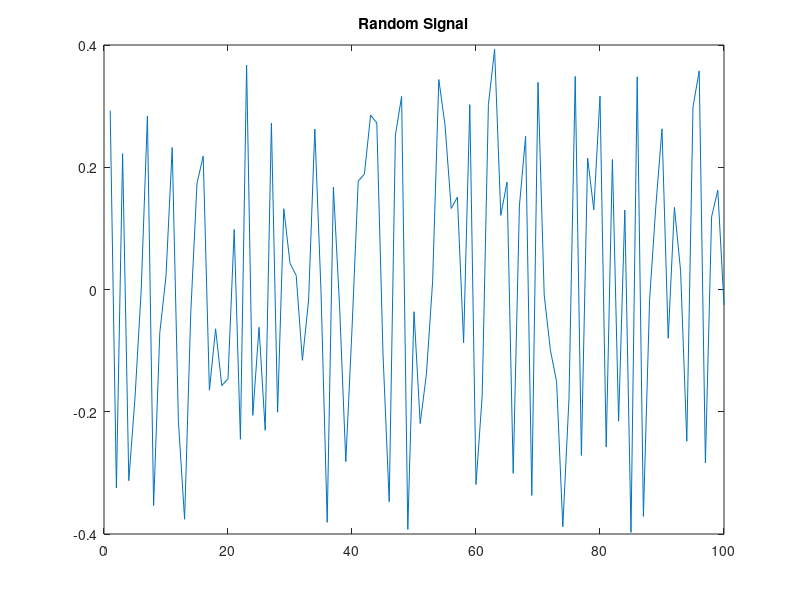
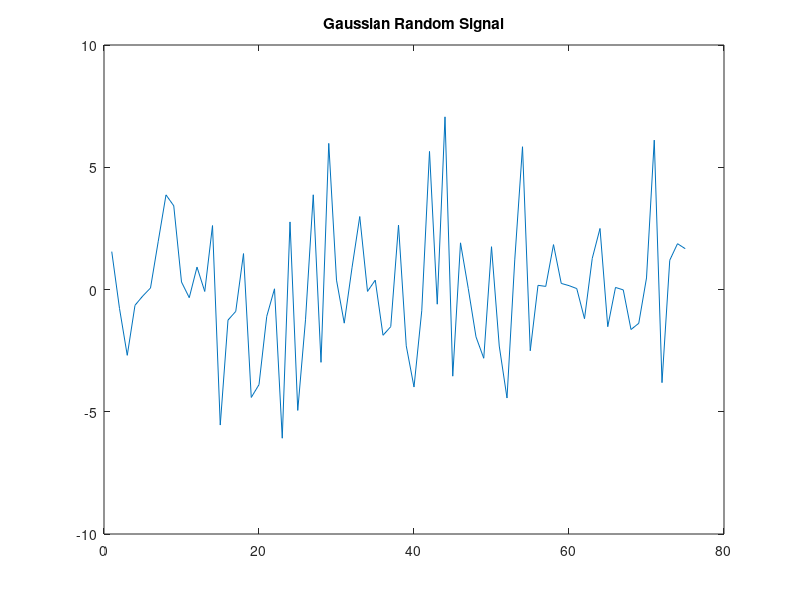
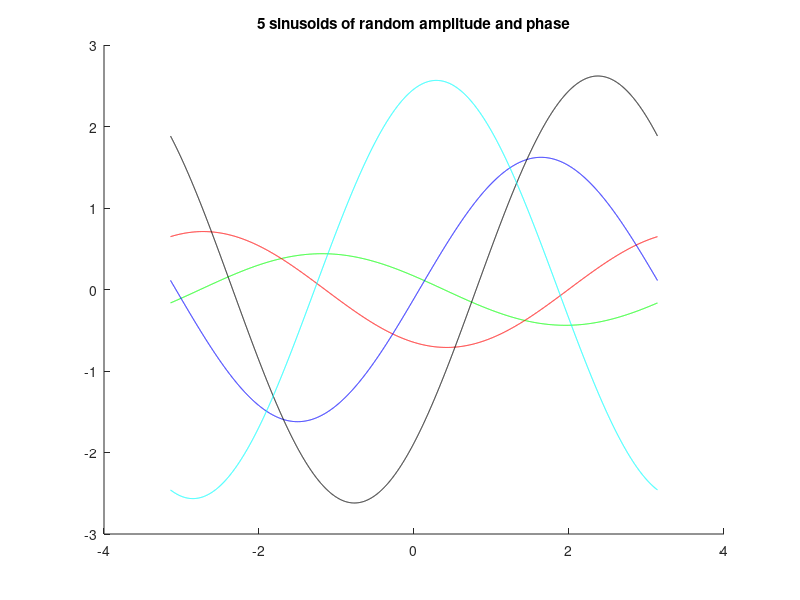

Write MATLAB code to recreate these figures, in order.
close all;
clear all;

rand_sig = rand(1,100).*-0.8 +0.4

gaussian_sig = normrnd(0,3,1,75)

plot(1:100,rand_sig);
title('Random Signal');
figure();

plot(1:75,gaussian_sig);
title('Gaussian Random Signal');

figure();

domain = -1*pi:0.001:pi;

A = rand(1,5)*4;
phi = rand(1,5)*2*pi;
colors = ['g','r','b','k','c'];
hold on;
for i=1:5
  plot(domain, A(i).*sin(domain+phi(i)),colors(i));
end;
title('5 sinusoids of random amplitude and phase');
